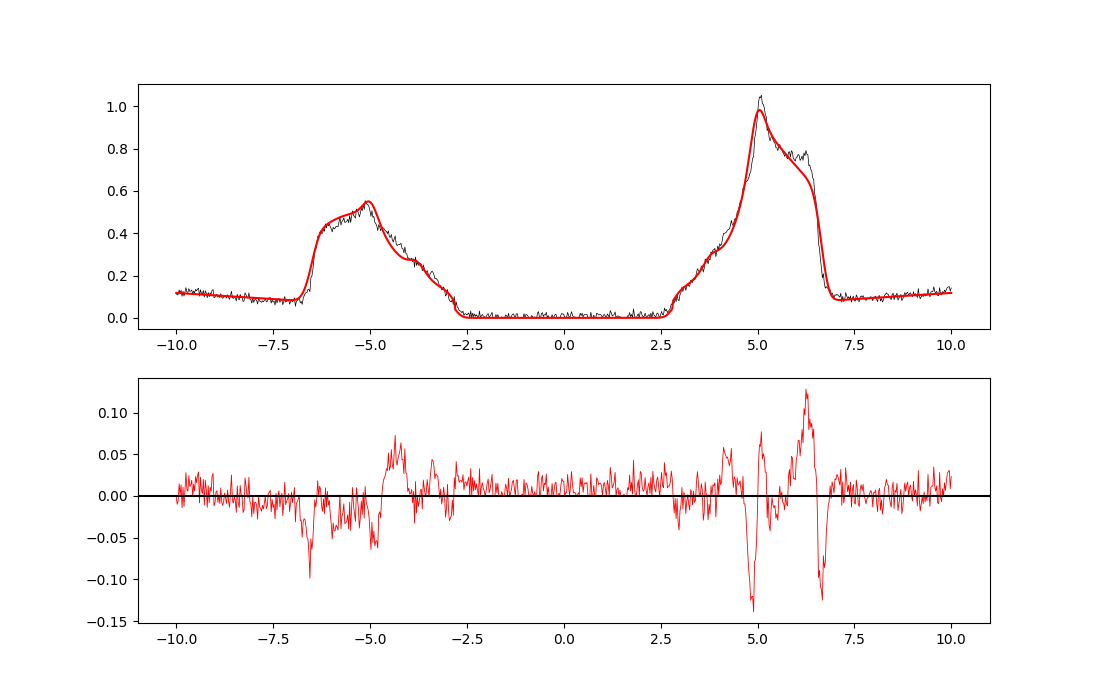

This chart was generated by the following Python code:
import numpy as np, sys
sys.path.insert(0,'/app/analysis')
from fit_b4 import S, V, G, CX, CY, E0, Vf, cic, gauss, mu0
from scipy.optimize import least_squares
from multiprocessing import Pool
DW = (CX-CY)**2/4.0     # 0 on diagonal, 1 at X
def Dk(xi, p):
    DF0, DF1, Dp, Dm, w = p
    DF = DF0 + DF1*DW
    Dinf = np.where(xi>=0, Dp, Dm)
    return np.sqrt(DF**2 + np.clip(Dinf**2-DF**2, 0, None)*xi**2/(xi**2+w**2))
def F(p):
    q = p[:5]; mu, sig, amp, b = p[5:]
    xi = E0 - mu; D = Dk(xi, q)
    Ek = np.sqrt(xi**2 + D**2); u2 = 0.5*(1+xi/Ek); v2 = 0.5*(1-xi/Ek)
    A = gauss(cic(np.concatenate([Ek,-Ek]), np.concatenate([u2,v2])), sig)
    return amp*A + b*np.abs(Vf)*(np.abs(Vf) > Ek.min())
lo=[1.0,-3,2,2,0.05,-2.5,0.02,0.1,0]; hi=[5,4,8,8,4,0.5,0.6,30,0.05]
def run(p0):
    try:
        s = least_squares(lambda p: F(p)-G, p0, bounds=(lo,hi), diff_step=1e-3, max_nfev=600)
        J=s.jac; dof=len(s.fun)-len(s.x); s2=(s.fun**2).sum()/dof; err=np.sqrt(np.abs(np.diag(np.linalg.pinv(J.T@J))*s2))
        return (2*s.cost, list(np.round(s.x,4)), list(np.round(err,4)))
    except Exception as e: return (1e9, str(e), None)
if __name__=='__main__':
    jobs=[]
    for DF0 in [2.6,3.0]:
        for DF1 in [-1.0,1.0,2.0]:
            for w in [0.5,1.0]:
                for mu in [-1.4,-0.9]:
                    jobs.append([DF0,DF1,4.9,5.7,w,mu,0.15,3.0,0.011])
    with Pool(8) as pool: out=pool.map(run, jobs)
    out.sort(key=lambda o:o[0])
    for o in out[:4]: print('SSE=%.4f'%o[0], '[DF0,DF1,Dinf+,Dinf-,w,mu,sig,amp,b]=', o[1], 'err', o[2])
    np.save('/app/analysis/fit_b14_best.npy', np.array(out[0][1]))
    import matplotlib; matplotlib.use('Agg'); import matplotlib.pyplot as plt
    fig,ax=plt.subplots(2,1,figsize=(11,7)); ax[0].plot(V,G,'k-',lw=0.5); ax[0].plot(Vf,F(out[0][1]),'r-'); ax[1].plot(V,G-F(out[0][1]),'r-',lw=0.6); ax[1].axhline(0,color='k')
    fig.savefig('/app/analysis/fit_b14.png',dpi=100)
    p=out[0][1]; xi=E0-p[5]; D=Dk(xi,p[:5]); E=np.sqrt(xi**2+D**2); print('BCS number nu=%.4f'%(np.mean(1-xi/E)/2))
